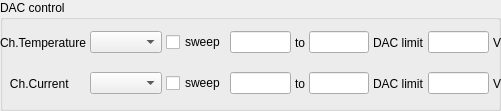
<?xml version="1.0" encoding="UTF-8"?>
<ui version="4.0">
 <class>dac_view</class>
 <widget class="QWidget" name="dac_view">
  <property name="windowTitle">
   <string>Form</string>
  </property>
  <property name="layoutDirection">
   <enum>Qt::LayoutDirection::LeftToRight</enum>
  </property>
  <widget class="QGroupBox" name="DAC_group">
   <property name="geometry">
    <rect>
     <x>0</x>
     <y>0</y>
     <width>501</width>
     <height>111</height>
    </rect>
   </property>
   <property name="title">
    <string>DAC control</string>
   </property>
   <widget class="QWidget" name="verticalLayoutWidget">
    <property name="geometry">
     <rect>
      <x>0</x>
      <y>19</y>
      <width>501</width>
      <height>47</height>
     </rect>
    </property>
    <layout class="QVBoxLayout" name="Temperautre_section">
     <item>
      <layout class="QHBoxLayout" name="horizontalLayout">
       <property name="spacing">
        <number>4</number>
       </property>
       <item>
        <widget class="QLabel" name="label_T">
         <property name="text">
          <string>Ch.Temperature</string>
         </property>
        </widget>
       </item>
       <item>
        <widget class="QComboBox" name="T_ch"/>
       </item>
       <item>
        <widget class="QCheckBox" name="checkBox">
         <property name="text">
          <string>sweep</string>
         </property>
        </widget>
       </item>
       <item>
        <widget class="QLineEdit" name="lineEdit"/>
       </item>
       <item>
        <widget class="QLabel" name="label">
         <property name="text">
          <string>to</string>
         </property>
        </widget>
       </item>
       <item>
        <widget class="QLineEdit" name="lineEdit_2"/>
       </item>
       <item>
        <widget class="QLabel" name="label_2">
         <property name="text">
          <string>DAC limit</string>
         </property>
        </widget>
       </item>
       <item>
        <widget class="QLineEdit" name="lineEdit_3"/>
       </item>
       <item>
        <widget class="QLabel" name="label_3">
         <property name="text">
          <string>V</string>
         </property>
        </widget>
       </item>
      </layout>
     </item>
    </layout>
   </widget>
   <widget class="QWidget" name="verticalLayoutWidget_2">
    <property name="geometry">
     <rect>
      <x>0</x>
      <y>60</y>
      <width>501</width>
      <height>47</height>
     </rect>
    </property>
    <layout class="QVBoxLayout" name="Current_section">
     <item>
      <layout class="QHBoxLayout" name="horizontalLayout_4">
       <property name="spacing">
        <number>4</number>
       </property>
       <item>
        <widget class="QLabel" name="label_T_4">
         <property name="text">
          <string>   Ch.Current     </string>
         </property>
        </widget>
       </item>
       <item>
        <widget class="QComboBox" name="C_ch"/>
       </item>
       <item>
        <widget class="QCheckBox" name="checkBox_4">
         <property name="text">
          <string>sweep</string>
         </property>
        </widget>
       </item>
       <item>
        <widget class="QLineEdit" name="lineEdit_10"/>
       </item>
       <item>
        <widget class="QLabel" name="label_10">
         <property name="text">
          <string>to</string>
         </property>
        </widget>
       </item>
       <item>
        <widget class="QLineEdit" name="lineEdit_11"/>
       </item>
       <item>
        <widget class="QLabel" name="label_11">
         <property name="text">
          <string>DAC limit</string>
         </property>
        </widget>
       </item>
       <item>
        <widget class="QLineEdit" name="lineEdit_12"/>
       </item>
       <item>
        <widget class="QLabel" name="label_12">
         <property name="text">
          <string>V</string>
         </property>
        </widget>
       </item>
      </layout>
     </item>
    </layout>
   </widget>
  </widget>
 </widget>
 <resources/>
 <connections/>
</ui>
